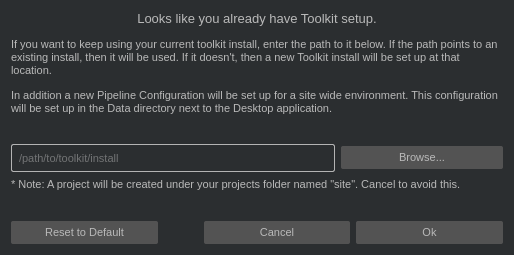
<?xml version="1.0" encoding="UTF-8"?>
<ui version="4.0">
 <class>Dialog</class>
 <widget class="QDialog" name="Dialog">
  <property name="geometry">
   <rect>
    <x>0</x>
    <y>0</y>
    <width>514</width>
    <height>255</height>
   </rect>
  </property>
  <property name="windowTitle">
   <string>Toolkit Information</string>
  </property>
  <property name="windowIcon">
   <iconset resource="resources.qrc">
    <normaloff>:/res/sg_badge</normaloff>:/res/sg_badge</iconset>
  </property>
  <property name="styleSheet">
   <string notr="true">QWidget
{
    background-color:  rgb(43, 46, 48);
    color: rgb(185, 185, 185);
    border-radius: 2px;
    selection-background-color: rgb(167, 167, 167);
    selection-color: rgb(26, 26, 26);
    font-size: 11px;
}

QPushButton
{
	background-color: rgb(83, 83, 83);
	border: none;
	padding: 5px;
	padding-left: 15px;
	padding-right: 15px;
}

QPushButton:focus
{
	border: 1px solid rgb(185, 185, 185);
}

QLineEdit
{
	border: 1px solid rgb(180, 180, 180);
	padding: 5px;
}</string>
  </property>
  <layout class="QGridLayout" name="gridLayout" columnstretch="0,0,0">
   <item row="2" column="0" colspan="2">
    <widget class="QLineEdit" name="install">
     <property name="placeholderText">
      <string>/path/to/toolkit/install</string>
     </property>
    </widget>
   </item>
   <item row="1" column="0" colspan="3">
    <spacer name="verticalSpacer">
     <property name="orientation">
      <enum>Qt::Vertical</enum>
     </property>
     <property name="sizeHint" stdset="0">
      <size>
       <width>20</width>
       <height>40</height>
      </size>
     </property>
    </spacer>
   </item>
   <item row="0" column="0" colspan="3">
    <widget class="QLabel" name="label">
     <property name="text">
      <string>&lt;html&gt;&lt;head/&gt;&lt;body&gt;&lt;p align=&quot;center&quot;&gt;&lt;span style=&quot; font-size:large;&quot;&gt;Looks like you already have Toolkit setup.&lt;/span&gt;&lt;/p&gt;&lt;p&gt;If you want to keep using your current toolkit install, enter the path to it below. If the path points to an existing install, then it will be used. If it doesn't, then a new Toolkit install will be set up at that location.&lt;/p&gt;&lt;p&gt;In addition a new Pipeline Configuration will be set up for a site wide environment. This configuration will be set up in the Data directory next to the Desktop application.&lt;/p&gt;&lt;/body&gt;&lt;/html&gt;</string>
     </property>
     <property name="alignment">
      <set>Qt::AlignLeading|Qt::AlignLeft|Qt::AlignVCenter</set>
     </property>
     <property name="wordWrap">
      <bool>true</bool>
     </property>
     <property name="textInteractionFlags">
      <set>Qt::NoTextInteraction</set>
     </property>
    </widget>
   </item>
   <item row="3" column="0" colspan="3">
    <widget class="QLabel" name="label_2">
     <property name="text">
      <string>&lt;html&gt;&lt;head/&gt;&lt;body&gt;&lt;p&gt;* Note: A project will be created under your projects folder named &amp;quot;site&amp;quot;.  Cancel to avoid this. &lt;/p&gt;&lt;/body&gt;&lt;/html&gt;</string>
     </property>
     <property name="wordWrap">
      <bool>true</bool>
     </property>
    </widget>
   </item>
   <item row="2" column="2">
    <widget class="QPushButton" name="browse">
     <property name="text">
      <string>Browse...</string>
     </property>
     <property name="flat">
      <bool>true</bool>
     </property>
    </widget>
   </item>
   <item row="5" column="0" colspan="3">
    <layout class="QHBoxLayout" name="horizontalLayout">
     <item>
      <widget class="QPushButton" name="defaults">
       <property name="text">
        <string>Reset to Default</string>
       </property>
       <property name="flat">
        <bool>true</bool>
       </property>
      </widget>
     </item>
     <item>
      <spacer name="horizontalSpacer">
       <property name="orientation">
        <enum>Qt::Horizontal</enum>
       </property>
       <property name="sizeType">
        <enum>QSizePolicy::Fixed</enum>
       </property>
       <property name="sizeHint" stdset="0">
        <size>
         <width>40</width>
         <height>20</height>
        </size>
       </property>
      </spacer>
     </item>
     <item>
      <widget class="QPushButton" name="cancel">
       <property name="text">
        <string>Cancel</string>
       </property>
       <property name="flat">
        <bool>true</bool>
       </property>
      </widget>
     </item>
     <item>
      <widget class="QPushButton" name="ok">
       <property name="text">
        <string>Ok</string>
       </property>
       <property name="default">
        <bool>true</bool>
       </property>
       <property name="flat">
        <bool>true</bool>
       </property>
      </widget>
     </item>
    </layout>
   </item>
   <item row="4" column="0" colspan="3">
    <spacer name="verticalSpacer_2">
     <property name="orientation">
      <enum>Qt::Vertical</enum>
     </property>
     <property name="sizeHint" stdset="0">
      <size>
       <width>20</width>
       <height>40</height>
      </size>
     </property>
    </spacer>
   </item>
  </layout>
 </widget>
 <tabstops>
  <tabstop>install</tabstop>
  <tabstop>browse</tabstop>
  <tabstop>defaults</tabstop>
 </tabstops>
 <resources>
  <include location="resources.qrc"/>
 </resources>
 <connections>
  <connection>
   <sender>cancel</sender>
   <signal>clicked()</signal>
   <receiver>Dialog</receiver>
   <slot>reject()</slot>
   <hints>
    <hint type="sourcelabel">
     <x>391</x>
     <y>138</y>
    </hint>
    <hint type="destinationlabel">
     <x>229</x>
     <y>80</y>
    </hint>
   </hints>
  </connection>
 </connections>
</ui>
